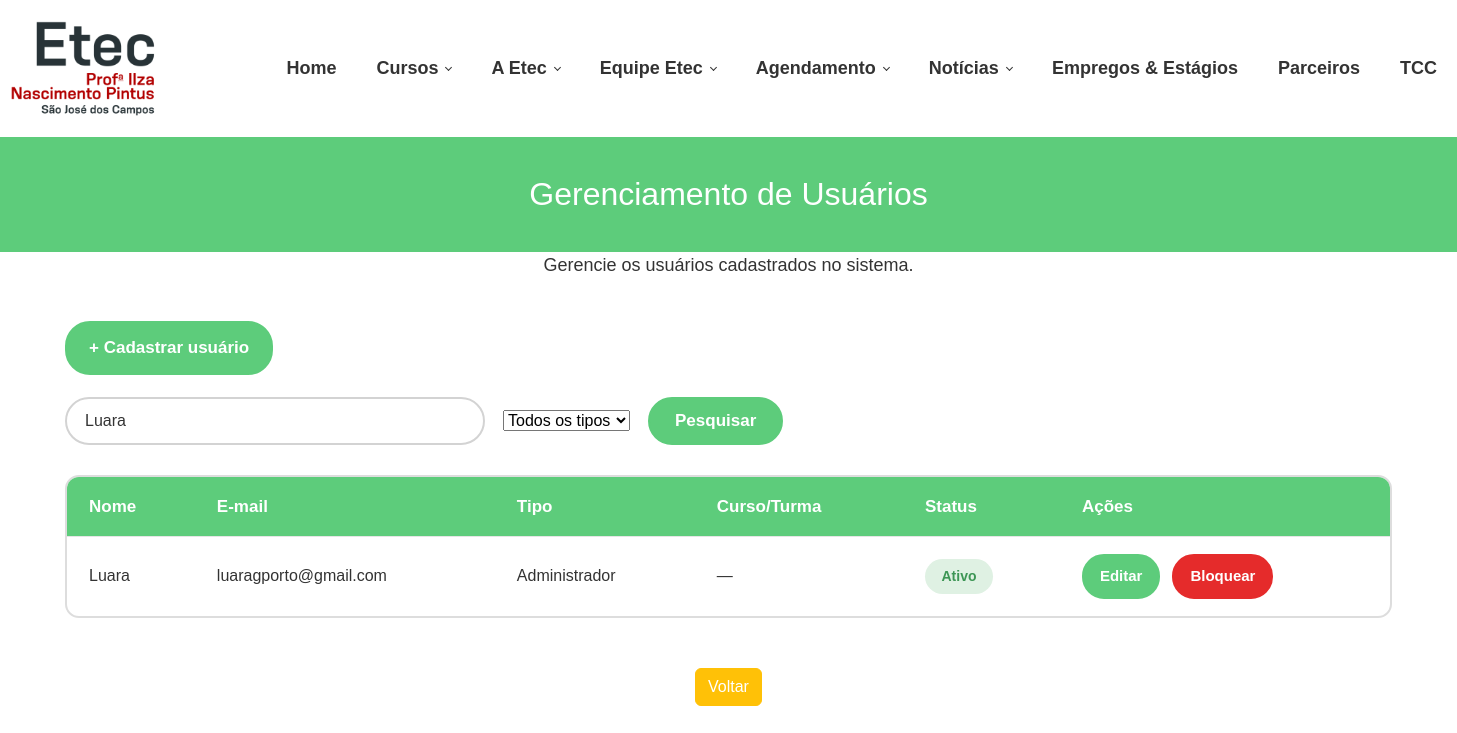
The app's page /TCC/php/gerenciar_usuarios.php?pesquisa=Luara with its own data.
### tables this page shows
create table administrador (
id_administrador int primary key auto_increment,
nome varchar (100) not null,
email varchar (80)  not null,
senha varchar (20)  not null
);

### TCC/php/gerenciar_usuarios.php (the view, shortened to what this page needs)
<?php
$host = "localhost";
$usuario = "root";
$senha = "";
$banco = "MODELO_TCC";
$conn = new mysqli($host, $usuario, $senha, $banco);
$conn->set_charset("utf8");
$pesquisa = "";
if (isset($_GET["pesquisa"])) {
    $pesquisa = trim($_GET["pesquisa"]);
}
$busca = "%" . $pesquisa . "%";
$tipoFiltro = "";
$sql = "SELECT id_administrador, nome, email, status
        FROM administrador
        WHERE nome LIKE ? OR email LIKE ?";
$stmt = $conn->prepare($sql);
$stmt->bind_param("ss", $busca, $busca);
$stmt->execute();
$resultAdministrador = $stmt->get_result();
?>
<!DOCTYPE html>
<html lang="pt-br">
<head>
    <link rel="stylesheet" href="https://cdn.jsdelivr.net/npm/bootstrap-icons@1.11.3/font/bootstrap-icons.css">
<link href="https://cdn.jsdelivr.net/npm/bootstrap@5.3.8/dist/css/bootstrap.min.css" rel="stylesheet">
    <link rel="stylesheet"
          href="../css/gerenciar_usuarios.css">
</head>
<body>
<header class="menu">
    <div class="logo">
        <img src="../logo.png">
    </div>
    <nav>
        <a href="">Home</a>
        <a href="#" class="has-submenu">
            Cursos
        </a>
        <a href="#" class="has-submenu">
            A Etec
        </a>
        <a href="#" class="has-submenu">
            Equipe Etec
        </a>
        <li>
            <a
                href="../selecionar_lab.html"
                class="has-submenu">
                Agendamento
            </a>
        </li>
        <a href="#" class="has-submenu">Notícias</a>
        <a href="">Empregos & Estágios</a>
        <a href="">Parceiros</a>
        <a href=""> TCC</a>
    </nav>
</header>
<section class="titulo">
    <h1>Gerenciamento de Usuários</h1>
</section>
    <p class="subtitulo" align="center">
        Gerencie os usuários cadastrados no sistema.
    </p>
    <main class="container">
    <div class="novo-usuario">
        <a href="cadastrar_usuario.php">
            + Cadastrar usuário
        </a>
    </div>
    <form
        method="GET"
        class="pesquisa"
    >
        <input
            type="text"
            name="pesquisa"
            placeholder="Pesquisar por nome ou e-mail..."
            value="<?php echo htmlspecialchars($pesquisa); ?>"
        >
        <select name="tipo">
            <option value="">
                Todos os tipos
            </option>
        </select>
        <button type="submit">
            Pesquisar
        </button>
    </form>
    <div class="tabela-container">
        <table>
            <thead>
                <tr>
                    <th>
                        Nome
                    </th>
                    <th>
                        E-mail
                    </th>
                    <th>
                        Tipo
                    </th>
                    <th>
                        Curso/Turma
                    </th>
                    <th>
                        Status
                    </th>
                    <th>
                        Ações
                    </th>
                </tr>
            </thead>
            <tbody>
            <?php
            if (
                $tipoFiltro === ""
                ||
                $tipoFiltro === "administrador"
            ):
            ?>
                <?php while ($usuario = $resultAdministrador->fetch_assoc()): ?>
                    <tr>
                        <td>
                            <?php
                            echo htmlspecialchars(
                                $usuario["nome"]
                            );
                            ?>
                        </td>
                        <td>
                            <?php
                            echo htmlspecialchars(
                                $usuario["email"]
                            );
                            ?>
                        </td>
                        <td>
                            Administrador
                        </td>
                        <td>
                            —
                        </td>
                        <td>
                            <?php
                            if ($usuario["status"] == "Ativo"):
                            ?>
                                <span class="status ativo">
                                    Ativo
                                </span>
                            <?php else: ?>
                                <span class="status bloqueado">
                                    Bloqueado
                                </span>
                            <?php endif; ?>
                        </td>
                        <td class="acoes">
                            <a
                                href="editar_usuario.php?tipo=administrador&id=<?php echo $usuario["id_administrador"]; ?>"
                                class="editar"
                            >
                                Editar
                            </a>
                            <?php
                            if ($usuario["status"] == "Ativo"):
                            ?>
                                <a
                                    href="acoes_usuario.php?acao=bloquear&tipo=administrador&id=<?php echo $usuario["id_administrador"]; ?>"
                                    class="bloquear"
                                >
                                    Bloquear
                                </a>
                            <?php endif; ?>
                        </td>
                    </tr>
                <?php endwhile; ?>
            <?php endif; ?>
            </tbody>
        </table>
    </div>
</main>
<section>
      <div class="container">
        <div class="row">
          <div class="col-sm-2 offset-sm-5 text-center">
            <button class="btn btn-warning text-white btn-block" onclick="voltar()">Voltar</button>
          </div>
        </div>
      </div>
    </section>
</body>
</html>

### TCC/css/gerenciar_usuarios.css (style rules this page uses)
* { margin:0; padding:0; box-sizing:border-box; font-family:Arial, Helvetica, sans-serif; }
body { background:white; overflow-x:hidden; }
header { width:100%; height:137px; background:#fff; display:flex; align-items:center; border-bottom:none !important; box-shadow:none !important; padding:0; }
.logo { width:360px; height:137px; display:flex; justify-content:flex-end; align-items:center; padding-right:65px; }
.logo img { width:auto; height:95px; object-fit:contain; }
nav { height:100%; display:flex; align-items:center; gap:0; margin-left:45px; }
nav a { height:42px; display:flex; align-items:center; padding:0 20px; text-decoration:none; color:#333; font-size:18px; font-weight:bold; white-space:nowrap; }
nav a.has-submenu::after { content:""; width:5px; height:5px; border-right:1px solid #333; border-bottom:1px solid #333; transform:rotate(45deg); margin-left:8px; margin-top:-3px; }
nav ul, nav li { list-style:none; margin:0; padding:0; }
nav li { position:relative; }
.titulo { width:100%; height:115px; background:#5dcc7b; color:white; display:flex; align-items:center; justify-content:center; text-align:center; padding:0; }
.titulo h1 { margin:0; padding:0; font-weight:normal; font-size:32px; }
.container { width:calc(100% - 106px); max-width:1500px; margin:42px auto 50px; }
.subtitulo { margin:0 0 32px; color:#333; font-size:18px; }
.novo-usuario { margin-bottom:22px; }
.novo-usuario a { display:inline-flex; align-items:center; justify-content:center; padding:12px 22px; background:#5dcc7b; color:#fff; text-decoration:none; border:2px solid #5dcc7b; border-radius:25px; font-size:17px; font-weight:bold; transition:.2s; }
.pesquisa { display:flex; align-items:center; gap:18px; margin-bottom:30px; }
.pesquisa input { width:420px; height:48px; padding:0 18px; border:2px solid #d3d3d3; border-radius:25px; outline:none; background:#fff; color:#333; font-size:16px; }
.pesquisa button { height:48px; padding:0 25px; border:2px solid #5dcc7b; border-radius:25px; background:#5dcc7b; color:#fff; font-size:17px; font-weight:bold; cursor:pointer; transition:.2s; }
.tabela-container { width:100%; overflow-x:auto; border:2px solid #ddd; border-radius:14px; background:#fff; }
table { width:100%; border-collapse:separate; border-spacing:0; min-width:900px; }
thead th { padding:17px 22px; background:#5dcc7b; color:#fff; text-align:left; font-size:17px; font-weight:bold; }
tbody td { padding:17px 22px; border-top:1px solid #e5e5e5; color:#333; font-size:16px; vertical-align:middle; }
.status { display:inline-flex; align-items:center; justify-content:center; min-width:68px; padding:7px 14px; border-radius:20px; font-size:14px; font-weight:bold; }
.status.ativo { background:#dff1e3; color:#3d9655; }
.acoes { display:flex; align-items:center; gap:12px; white-space:nowrap; }
.acoes a { display:inline-flex; align-items:center; justify-content:center; padding:9px 16px; border-radius:22px; text-decoration:none; color:#fff !important; font-size:15px; font-weight:bold; }
.acoes a.editar { background:#5dcc7b !important; border:2px solid #5dcc7b; }
.acoes a.bloquear { background:#e52b2b !important; border:2px solid #e52b2b; }
header.menu { border: 0 !important; outline: 0 !important; box-shadow: none !important; }
header.menu::before, header.menu::after { display: none !important; border: 0 !important; box-shadow: none !important; }

### records on screen
administrador: nome "Luara", email "luaragporto@gmail.com", status "Ativo"
